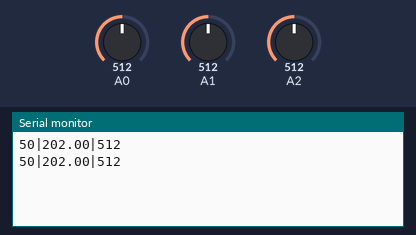
Recording of a sketch running on a simulated Arduino Uno, built with avr-gcc and run on an emulated ATmega328P. On the bench: the last lines printed to the serial monitor. The test bench sets the inputs (shaded band); at power-on: A0 = 512, A1 = 512, A2 = 512.

Above: at 2.8 s.
2.9 s: A0 set to 716
At 5.2 s:
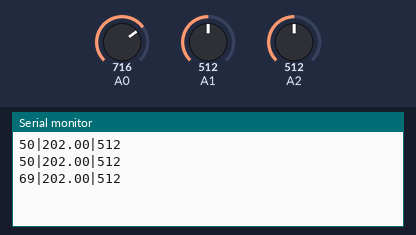
5.6 s: A1 set to 716
At 6.8 s:
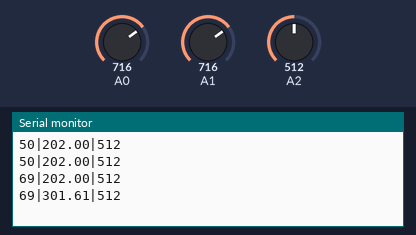
8.3 s: A2 set to 716
At 10.8 s:
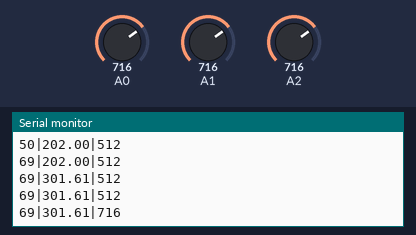
11.0 s: A0 set to 900
At 12.6 s:
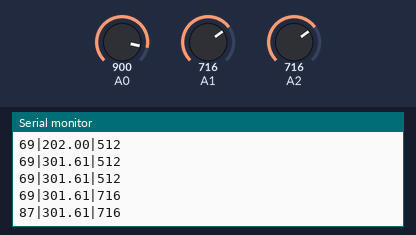
13.7 s: A1 set to 900
At 15.4 s:
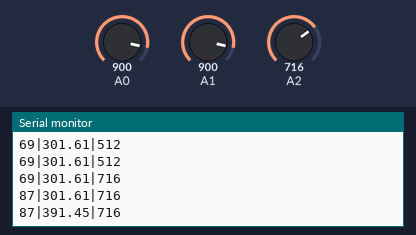
16.4 s: A2 set to 900
At 18.5 s:
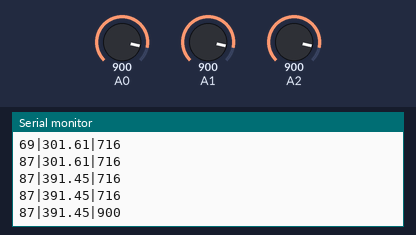
Timing chart, 0 to 20.0 s (numbered marks = the images above; inputs shaded):
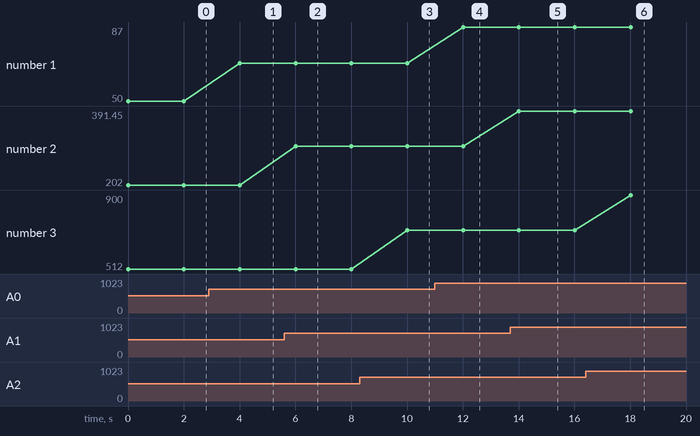

The sketch:

sensors.ino
```cpp
int moistVal;
int LDRVal;
float tempVal;

void setup() {
  Serial.begin(9600);
}

void loop() {
  moistVal = analogRead(A0);
  int humidity = (moistVal / 1024.0) * 100; // maps from 0-1024 to %

  tempVal = analogRead(A1);
  float voltage = (tempVal / 1024.0) * 5.0; // maps from 0-1024 ADC to 0-5 Volts
  float temperature = (voltage - .5) * 100 + 2;

  LDRVal = analogRead(A2);
  int light = LDRVal;

  Serial.print(humidity);
  // Serial.println(" % Humidity");
  Serial.print("|");

  Serial.print(temperature);
  // Serial.println(" C");
  Serial.print("|");

  Serial.print(light);
  /*Serial.print(" LUX ");
  if (LDRVal < 10) {
    Serial.println("- Dark");
  } else if (LDRVal < 200) {
    Serial.println("- Dim");
  } else if (LDRVal < 500) {
    Serial.println("- Light");
  } else if (LDRVal < 800) {
    Serial.println("- Bright");
  } else {
    Serial.println("- Very bright");
  }*/

  Serial.println();
  delay(2000);
}
```

Measured:
- after the input at 2.9 s, the serial monitor: prints a new line after 1.1 s (image 1)
- after the input at 5.6 s, the serial monitor: prints a new line after 0.40 s (image 2)
- after the input at 8.3 s, the serial monitor: prints a new line after 1.7 s (image 3)
- after the input at 11.0 s, the serial monitor: prints a new line after 1.0 s (image 4)
- after the input at 13.7 s, the serial monitor: prints a new line after 0.31 s (image 5)
- after the input at 16.4 s, the serial monitor: prints a new line after 1.6 s (image 6)
- plotted number 1: 50 → 69 after the input at 2.9 s, 69 → 87 after the input at 11.0 s
- plotted number 2: 202 → 301.61 after the input at 5.6 s, 301.61 → 391.45 after the input at 13.7 s
